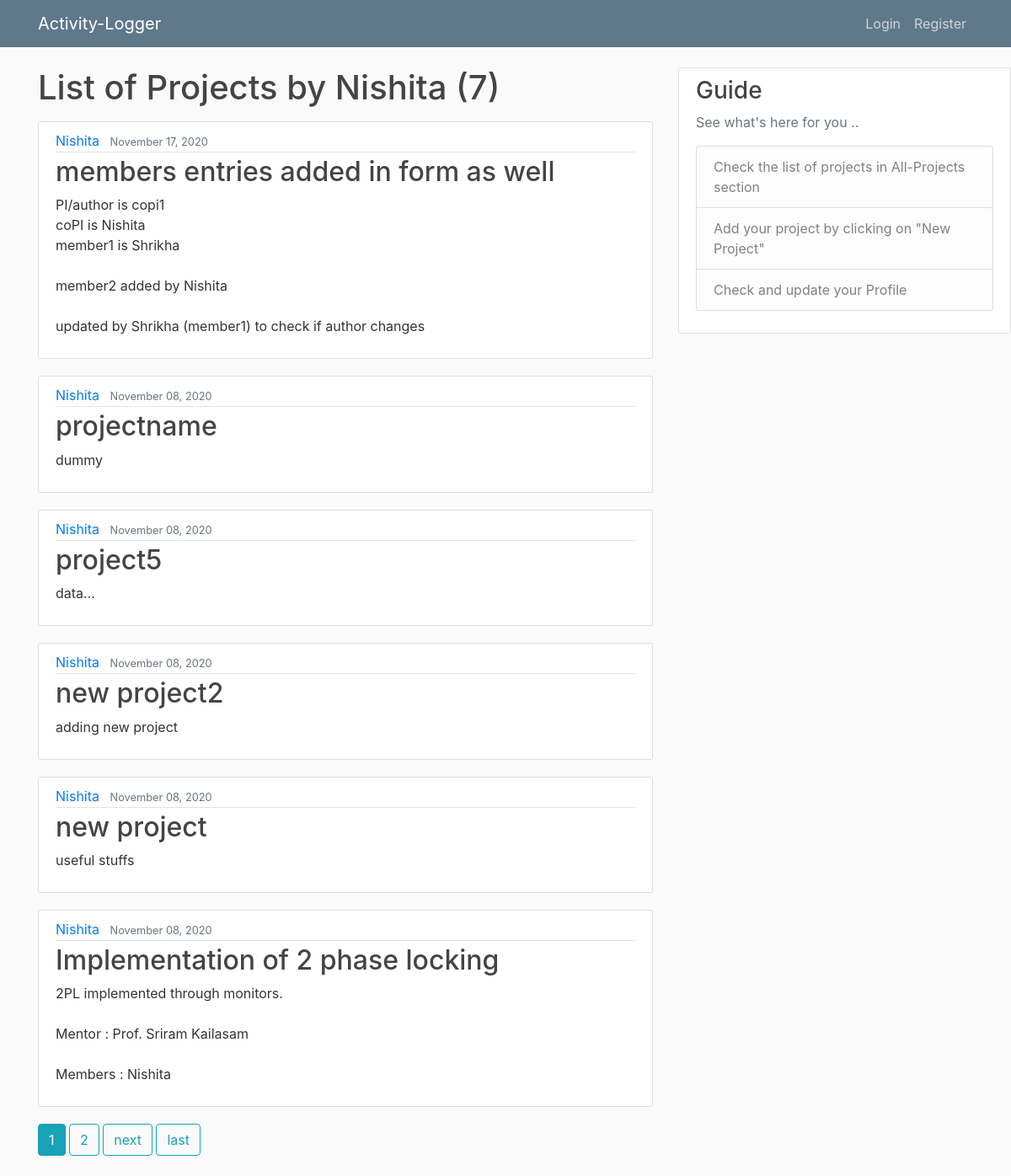
Before: /user/Nishita with the older database file.
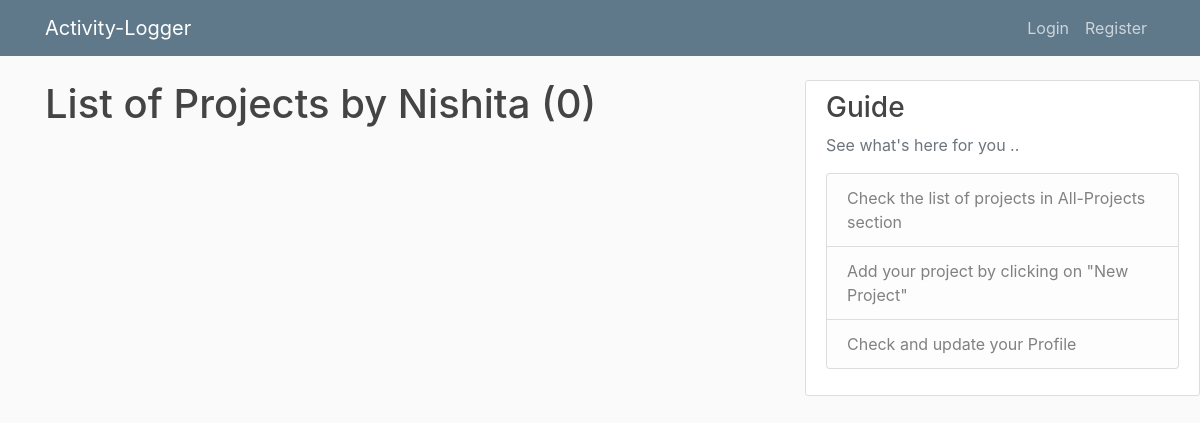
After: the same page with the newer database file.
### blog/models.py (models this page shows, shortened)
class Post(models.Model):
	title = models.CharField(max_length=100)
	content = models.TextField()
	PI = models.CharField(max_length=100, blank=True, default='')
	coPI = models.CharField(max_length=100, blank=True, default='')
	member1 = models.CharField(max_length=100, blank=True, default='')
	member2 = models.CharField(max_length=100, blank=True, default='')
	member3 = models.CharField(max_length=100, blank=True, default='')
	member4 = models.CharField(max_length=100, blank=True, default='')
	member5 = models.CharField(max_length=100, blank=True, default='')
	funding = models.DecimalField(decimal_places=2,max_digits=15)
	sanctionedAmount = models.DecimalField(decimal_places=2,max_digits=15)
	startDate = models.DateField()
	endDate = models.DateField()
	date = models.DateTimeField(default=timezone.now)
	author = models.ForeignKey(User, on_delete=models.CASCADE)

### blog/views.py (the view)
# urls.py: path('user/<str:username>', UserPostListView.as_view(), name='user-posts'),
class UserPostListView(ListView):
	model = Post
	template_name = 'blog/user_posts.html'
	context_object_name = 'posts'
	paginate_by = 6
	def get_queryset(self):
		user = get_object_or_404(User, username=self.kwargs.get('username'))
		return Post.objects.filter(author=user).order_by('-date')

### blog/templates/blog/user_posts.html (shortened to what this page needs)
{% extends "blog/base.html" %}
{% block content %}
	<h1 class="mb-3"> List of Projects by {{ view.kwargs.username }} ({{ page_obj.paginator.count }}) </h1>
	{% for post in posts %}
		<article class="media content-section">
		  <div class="media-body">
		    <div class="article-metadata">
		      <a class="mr-2" href="{% url 'user-posts' post.author.username %} ">{{ post.author }}</a>
		      <small class="text-muted">{{ post.date|date:"F d, Y" }}</small>
		    </div>
		    <h2><a class="article-title" href="{% url 'post-detail' post.id %} ">{{ post.title }}</a></h2>
		    <p class="article-content">{{ post.content }}</p>
		  </div>
		</article>
	{% endfor %}
	{% if is_paginated %}
		{% for num in page_obj.paginator.page_range %}
			{% if page_obj.number == num %}
				<a class="btn btn-info mb-4" href="?page= {{ num }} "> {{ num }}  </a>
			{% elif num > page_obj.number|add:'-3' and num < page_obj.number|add:'3' %}
				<a class="btn btn-outline-info mb-4" href="?page= {{ num }} "> {{ num }}  </a>
			{% endif %}
		{% endfor %}
		{% if page_obj.has_next %}
			<a class="btn btn-outline-info mb-4" href="?page={{ page_obj.next_page_number }} "> next </a>
			<a class="btn btn-outline-info mb-4" href="?page= {{ page_obj.paginator.num_pages }} "> last  </a>
		{% endif %}
	{% endif %}
{% endblock content %}

Changed rows visible on the page:
removed Post: author "Nishita", date "November 17, 2020", title "members entries added in form as well", content "PI/author is copi1 coPI is Nishita member1 is Shrikha member2 added by Nishita updated by Shrikha (member1) to check if author changes"
removed Post: author "Nishita", date "November 08, 2020", title "projectname", content "dummy"
removed Post: author "Nishita", date "November 08, 2020", title "project5", content "data..."
removed Post: author "Nishita", date "November 08, 2020", title "new project2", content "adding new project"
removed Post: author "Nishita", date "November 08, 2020", title "new project", content "useful stuffs"
removed Post: author "Nishita", date "November 08, 2020", title "Implementation of 2 phase locking", content "2PL implemented through monitors. Mentor : Prof. Sriram Kailasam Members : Nishita"
Other visible differences:
{{ page_obj.paginator.count }}: "7" → "0"
list line gone: "1"
list line gone: "2"
text no longer shown: "next last"
